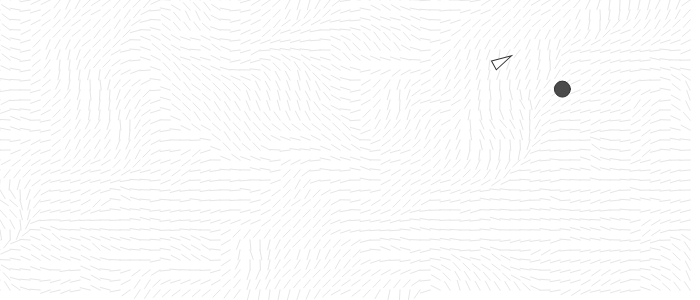
Frame 1 (no input)
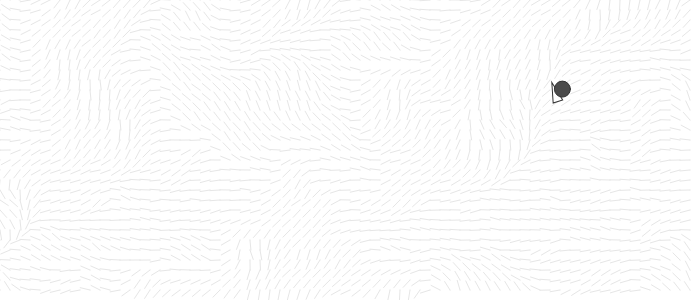
Frame 60 (no input)
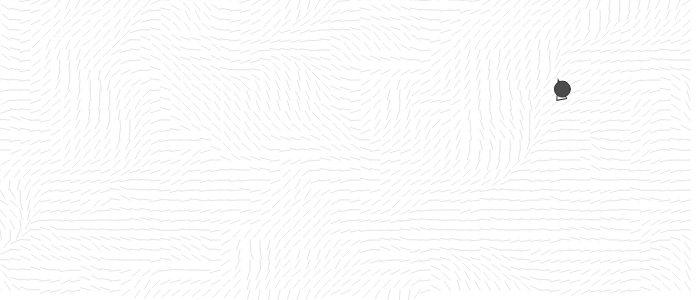
Frame 120 (the mouse pressed at the canvas centre since frame 60)

The p5.js sketch that drew these frames (run headless with seeded random() and noise() and a simulated clock; from frame 60 on, the mouse is pressed at the canvas centre):

// p5.js sketch
// ── sketch.js
/// <reference path="../../p5.global-mode.d.ts" />
class Vehicle {
    constructor(x=0,y=0,m=1) {
        this.mass = m;
        this.r = 5;
        this.maxspeed = 5;
        this.maxforce = 0.04;
        this.position = createVector(x, y);
        let vx = random(-this.maxspeed, this.maxspeed);
        let vy = random(-this.maxspeed, this.maxspeed);
        this.velocity = createVector(0, 0);
        this.acceleration = createVector(vx, vy);
    }
    applyForce(force) { // F=M*A, A=F/M
        let a = p5.Vector.div(force, this.mass);
        this.acceleration.add(a);
    }
    seek(target) {
        let desired = p5.Vector.sub(target.position, this.position);
        desired.normalize();
        desired.mult(this.maxspeed);

        let steer = p5.Vector.sub(desired, this.velocity);
        steer.mult(this.maxforce);
        this.applyForce(steer);
    }
    update() {
        this.velocity.add(this.acceleration);
        this.position.add(this.velocity);
        this.acceleration.mult(0);
    }
    display() {
        let a = this.velocity.heading() + PI/2; // 90度傾ける
        push();
        stroke(50);
        strokeWeight(1/this.r);
        fill(255);
        translate(this.position.x, this.position.y);
        rotate(a);
        scale(this.r);
        beginShape();
        vertex(-1, 2);
        vertex(0, -2);
        vertex(1, 2);
        endShape(CLOSE);
        pop();
    }
}
class Target {
    constructor() {
        this.position = createVector(random(0, width), random(0, height));   
        this.mass = 1;
    }
    update() {   
    }
    display() {
        push();
        stroke(50);
        fill(75);
        translate(this.position.x ,this.position.y);
        rotate(0);
        ellipse(0, 0, this.mass*16, this.mass*16);
        pop();
    }
}
class FlowField {
    constructor() {
        this.resolution = 10;
        this.cols = width / this.resolution;
        this.rows = height / this.resolution;
        this.field = [];
        this.initFieldByNoise();
    }
    initFieldByCenter() {
        for (let x = 0; x < this.cols; x++) {
            this.field[x] = [];
            for (let y = 0; y < this.rows; y++) {
                let c = createVector(width/2, height/2);
                let _p = createVector(this.resolution * x, this.resolution * y);
                let v = p5.Vector.sub(c, _p);
                v.normalize();
                this.field[x][y] = v;
            }
        }
    }
    initFieldBySameVector() {
        for (let x = 0; x < this.cols; x++) {
            this.field[x] = [];
            for (let y = 0; y < this.rows; y++) {
                this.field[x][y] = createVector(1, 0.5);
            }
        }
    }
    initFieldByRandom() {
        for (let x = 0; x < this.cols; x++) {
            this.field[x] = [];
            for (let y = 0; y < this.rows; y++) {
                this.field[x][y] = createVector(random(-1,1), random(-1,1));
                this.field[x][y].normalize();
            }
        }
    }
    initFieldByNoise() {
        let xoff = 0;
        for (let x = 0; x < this.cols; x++) {
            this.field[x] = [];
            let yoff = 0;
            for (let y = 0; y < this.rows; y++) {
                let theta  = map(noise(xoff, yoff), 0, 1, 0, TWO_PI);
                this.field[x][y] = createVector(cos(theta), sin(theta));
                yoff += 0.1;
            }
            xoff += 0.1;
        }        
    }
    // 指定した位置のフィールドにあるベクトルを返す。位置は、PIXEL単位ではなく、col,row単位
    lookup(v) {
        let col = int(contains(v.x/this.resolution, 0, this.cols-1));
        let row = int(contains(v.y/this.resolution, 0, this.rows-1));
        return field[col][row];
    }
    display() {
        for (let x = 0, xlen = this.cols; x < xlen; x++) {
            for (let y = 0, ylen = this.rows; y < ylen; y++) {
                let vec = this.field[x][y].copy();
                // arrow shape. but slow.
                // let a = vec.heading() + PI/2;
                // push();
                // translate(x*this.resolution + vec.x*this.resolution, y*this.resolution + vec.y*this.resolution);
                // rotate(a);
                // scale(1);
                // beginShape();
                // vertex(-1, 2);
                // vertex(0, -2);
                // vertex(1, 2);
                // endShape(CLOSE);
                // pop();
                push();
                stroke(230);
                //fill(200,0,0);
                //strokeWeight(2);
                translate(x*this.resolution, y*this.resolution);
                point(0, 0);
                //stroke(200);
                //strokeWeight(1);
                line(0,0, vec.x*this.resolution, vec.y*this.resolution);
                pop();
            }
        }
        
    }
}
let ve;
let target;
function setup() {
    createCanvas(700, 300);
    ve = new Vehicle(random(0, width), random(0, height));
    target = new Target();
    flowField = new FlowField();
}
function draw() {
    background(255);

    flowField.display();

    ve.seek(target);
    ve.update();
    ve.display();

    target.display();
}
